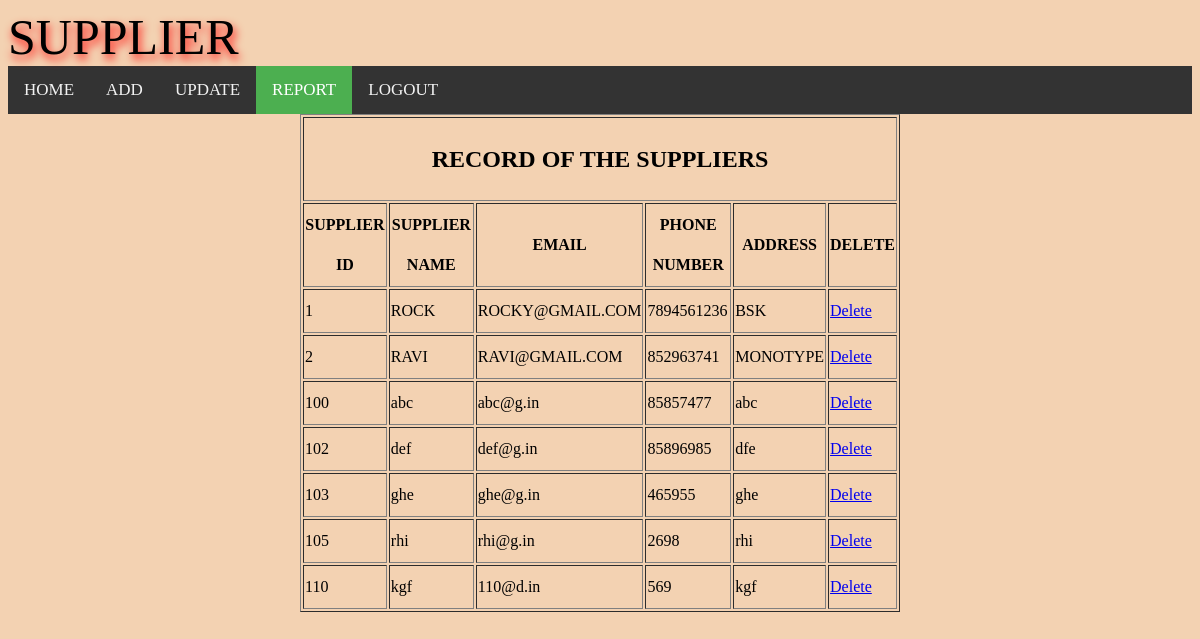
Screenshot of /rsupplier.php with the database file from the repository.
### tables this page shows
CREATE TABLE `supplier` (
  `supplierid` int(10) NOT NULL,
  `name` varchar(20) NOT NULL,
  `email` varchar(20) NOT NULL,
  `phoneno` bigint(10) NOT NULL,
  `address` varchar(30) NOT NULL
);

### rsupplier.php (the view, shortened to what this page needs)
<?php
$servername = "localhost";
$userid = "root";
$password = "";
$dbname = "login";
$link= mysqli_connect($servername, $userid, $password, $dbname);
$sql="select * from supplier";
$result=mysqli_query($link,$sql);
?>
<!DOCTYPE html>
<html>
<HEAD>
<div class="col-sm-5">
            <div ><span style="font-family:impact;text-shadow:2px 5px 10px red; font-size:50px">SUPPLIER</span></div>
        </div>
</HEAD>
<body>
<div class="topnav">
   <a  href="services.php">HOME</a>
<a   href="supplier.php">ADD</a>
  <a  href="usupplier.php">UPDATE</a>
 <a  class="active" href="rsupplier.php">REPORT</a>
	<a href="login.php">LOGOUT</a>
</div>
<table align="center"border="1px" style="width:600px; line-height:40px;">
<tr>
<th colspan="6"><h2>RECORD OF THE SUPPLIERS</h2></th>
</tr>
<t>
<th>SUPPLIER ID</TH>
<th>SUPPLIER NAME</TH>
<th>EMAIL</TH>
<th>PHONE NUMBER</TH>
<th>ADDRESS</TH>
<th>DELETE</TH>
</t>
<?php
 if(mysqli_num_rows($result) > 0){
	 while($row = mysqli_fetch_array($result))
	{
echo "<tr>";
                echo "<td>" . $row['supplierid'] . "</td>";
                echo "<td>" . $row['name'] . "</td>";
                echo "<td>" . $row['email'] . "</td>";
                echo "<td>" . $row['phoneno'] . "</td>";
		echo "<td>" . $row['address'] . "</td>";
echo"<td><a href=dsupplier.php?supplierid=".$row['supplierid'].">Delete</a></td>";
            echo "</tr>";
        }
        echo "</table>";
}
    else{
        echo "No records matching your query were found.";
    }
?>
</body>
</html>

### rsupplier.php (style rules this page uses)
body { background-color:#F3D2B2; }
.topnav { overflow: hidden; background-color: #333; }
.topnav a { float: left; color: #f2f2f2; text-align: center; padding: 14px 16px; text-decoration: none; font-size: 17px; }
.topnav a.active { background-color: #4CAF50; color: white; }

### rows the page displays
supplier: supplierid "1", name "ROCK", email "ROCKY@GMAIL.COM", phoneno "7894561236", address "BSK"
supplier: supplierid "2", name "RAVI", email "RAVI@GMAIL.COM", phoneno "852963741", address "MONOTYPE"
supplier: supplierid "100", name "abc", email "abc@g.in", phoneno "85857477", address "abc"
supplier: supplierid "102", name "def", email "def@g.in", phoneno "85896985", address "dfe"
supplier: supplierid "103", name "ghe", email "ghe@g.in", phoneno "465955", address "ghe"
supplier: supplierid "105", name "rhi", email "rhi@g.in", phoneno "2698", address "rhi"
supplier: supplierid "110", name "kgf", email "110@d.in", phoneno "569", address "kgf"
